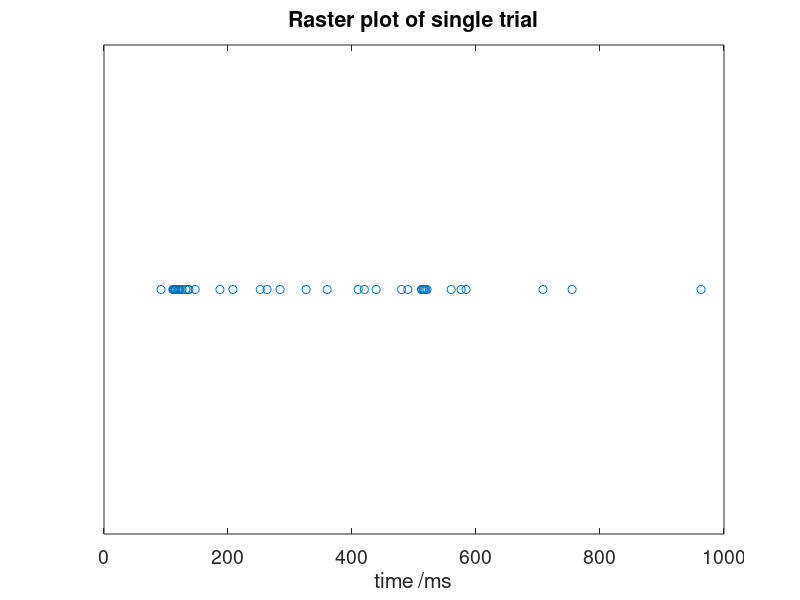
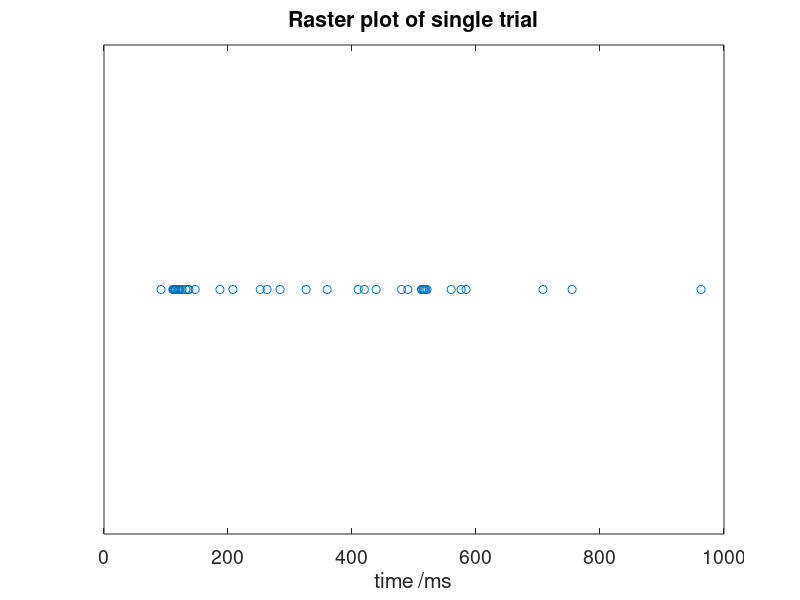
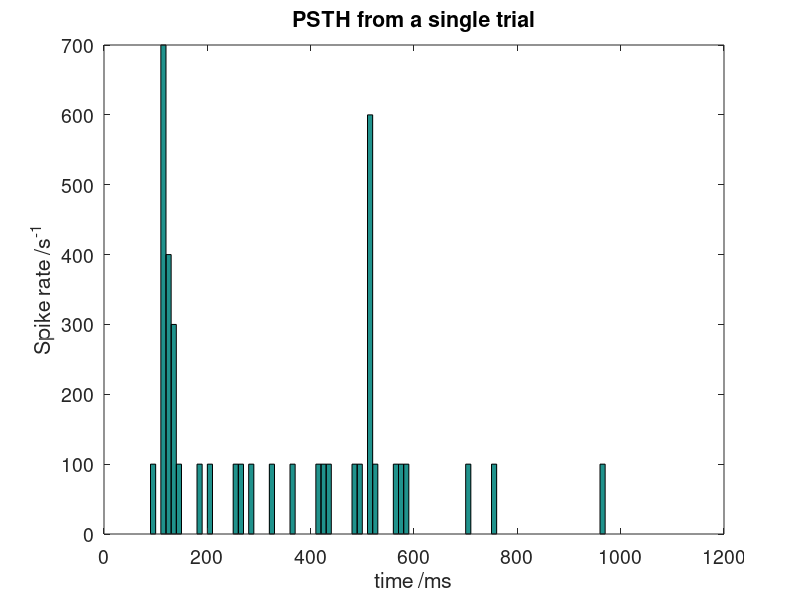
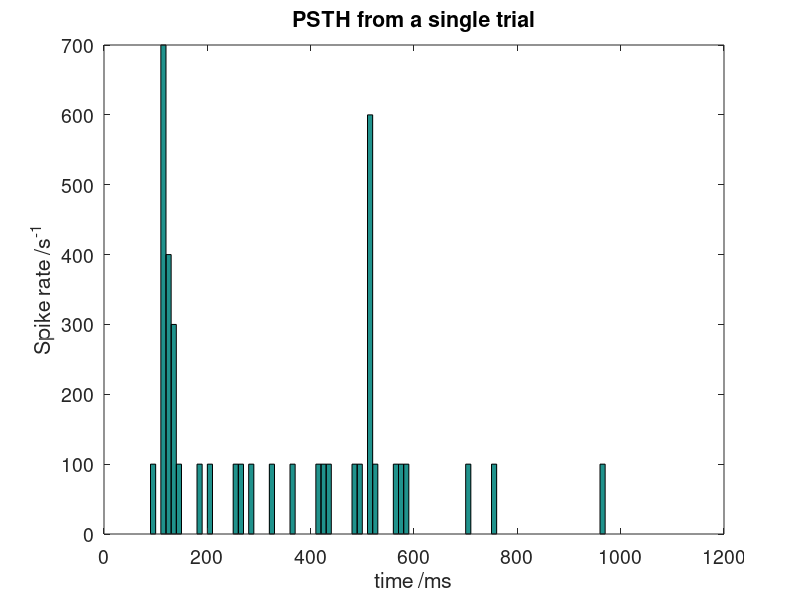

Write MATLAB code to recreate these figures, in order. (Note: this script raises an error after producing the figures.)
load data/spiketimes.mat

%% Q3
sz = size(single_trial);

first_spike = single_trial(1);
first_ten_spikes = single_trial(1:10);
figure('Position', [100, 100, 600, 200])
plot(single_trial, ones(sz), 'o')
xlabel('time /ms')
title('Raster plot of single trial')
set(gca, 'Fontsize', 14, 'ytick',[])
saveas(gcf, 'figs/png/B2_2_q3.png')
saveas(gcf, 'figs/mat/B2_2_q3.fig')

%% Q4
edges = 0:10:1000;
response = histc(single_trial, edges);
response = response/0.01;
figure;
bar(edges, response, 'histc');
xlabel('time /ms')
ylabel('Spike rate /s^{-1}')
title('PSTH from a single trial')
set(gca, 'Fontsize', 14)
saveas(gcf, 'figs/png/B2_2_q4.png')
saveas(gcf, 'figs/mat/B2_2_q4.fig')

%% Q7
first_hist = condition1(1,:);
figure;
bar(edges, first_hist);

fig = figure;
for ii = 1:20
 subplot(5,4,ii);
 bar(edges, condition1(ii,:)/0.01,'histc');
 ylim([0, 1000]);
 if ii <= 16
     set(gca, 'xtick', [])
 end
 if mod(ii,4) ~= 1
     set(gca, 'ytick', [])
 end
end
ax=axes(fig,'visible','off'); 
ax.Title.Visible='on';
ax.XLabel.Visible='on';
ax.YLabel.Visible='on';
ylabel(ax,'Spike rate /s^{-1}');
xlabel(ax,'time /ms');
title(ax,'PSTH plots for 20 trials');
set(gca, 'Fontsize', 14)
saveas(gcf, 'figs/png/B2_2_q7.png')
saveas(gcf, 'figs/mat/B2_2_q7.fig')

%% Q8
fig=figure('Position', [10 10 800 600]);
for ii = 1:length(condition1)-1
 subplot(10,10,ii);
 bar(1:20, condition1(:,ii)/0.01,'histc');
 ylim([0, 1000]);
 title(sprintf('%d-%dms', (ii-1)/0.1, ii/0.1))
 if ii <= 90
     set(gca, 'xtick', [])
 end
 if mod(ii,10) ~= 1
     set(gca, 'ytick', [])
 end
end
ax=axes(fig,'visible','off'); 
ax.Title.Visible='on';
ax.XLabel.Visible='on';
ax.YLabel.Visible='on';
ylabel(ax,'Spike rate /s^{-1}');
xlabel(ax,'Trial number');
title(ax,'Histograms of activity across trials');
set(gca, 'Fontsize', 14)
saveas(gcf, 'figs/png/B2_2_q8.png')
saveas(gcf, 'figs/mat/B2_2_q8.fig')

%% 
mn = zeros(1,101);
for ii = 1:20
    mn = mn + condition1(ii,:)/0.01;
end
mn = mn/20;
bar(edges, mn, 'histc')

xlabel('time /ms')
ylabel('Spike rate /s^{-1}')
title('PSTH averaged across 20 trials')
set(gca, 'Fontsize', 14)
saveas(gcf, 'figs/png/B2_2_q9.png')
saveas(gcf, 'figs/mat/B2_2_q9.fig')

%% 
% figure()
% mu1 = mean(condition1)/0.01;
% sigma1 = std(condition1)/0.01;
% standard_error1 = sigma1/sqrt(20);
% bar(edges, mu1, 'histc')
% hold all
% errorbar(edges+5, mu1, standard_error1, 'LineStyle', 'none')
% hold off
% ylim([0,800])
% 
% figure()
% mu2 = mean(condition2)/0.01;
% sigma2 = std(condition2)/0.01;
% standard_error2 = sigma2/sqrt(20);
% bar(edges, mu2, 'histc')
% hold all
% errorbar(edges+5, mu2, standard_error2, 'LineStyle', 'none')
% hold off
% ylim([0,800])

figure('Position', [10 10 800 600])
hold all
errorbar(edges+5, mu1, standard_error1, 'lineWidth', 1)
errorbar(edges+5, mu2, standard_error2, 'lineWidth', 1)
hold off

xlim([0 1000])
xlabel('time /ms')
ylabel('Spike rate /s^{-1}')
set(gca, 'Fontsize', 14)
legend('Condition 1', 'Condition 2')
set(gca, 'Fontsize', 14)
title('PSTH plots for conditions 1 and 2')
saveas(gcf, 'figs/png/B2_2_q10.png')
saveas(gcf, 'figs/mat/B2_2_q10.fig')

%%
col1 = ismember(sigma1, max(sigma1(:)));
col1 = condition1(:,col1);
col2 = ismember(sigma2, max(sigma2(:)));
col2 = condition2(:,col2);

%????

%%
spiketimes1{1}
plotraster(spiketimes1)
saveas(gcf, 'figs/png/B2_2_q13.png')
saveas(gcf, 'figs/mat/B2_2_q13.fig')

%%
plotPSTH(spiketimes1, 10)
title("PSTH of 'spiketimes1'")
saveas(gcf, 'figs/png/B2_2_q14.png')
saveas(gcf, 'figs/mat/B2_2_q14.fig')

